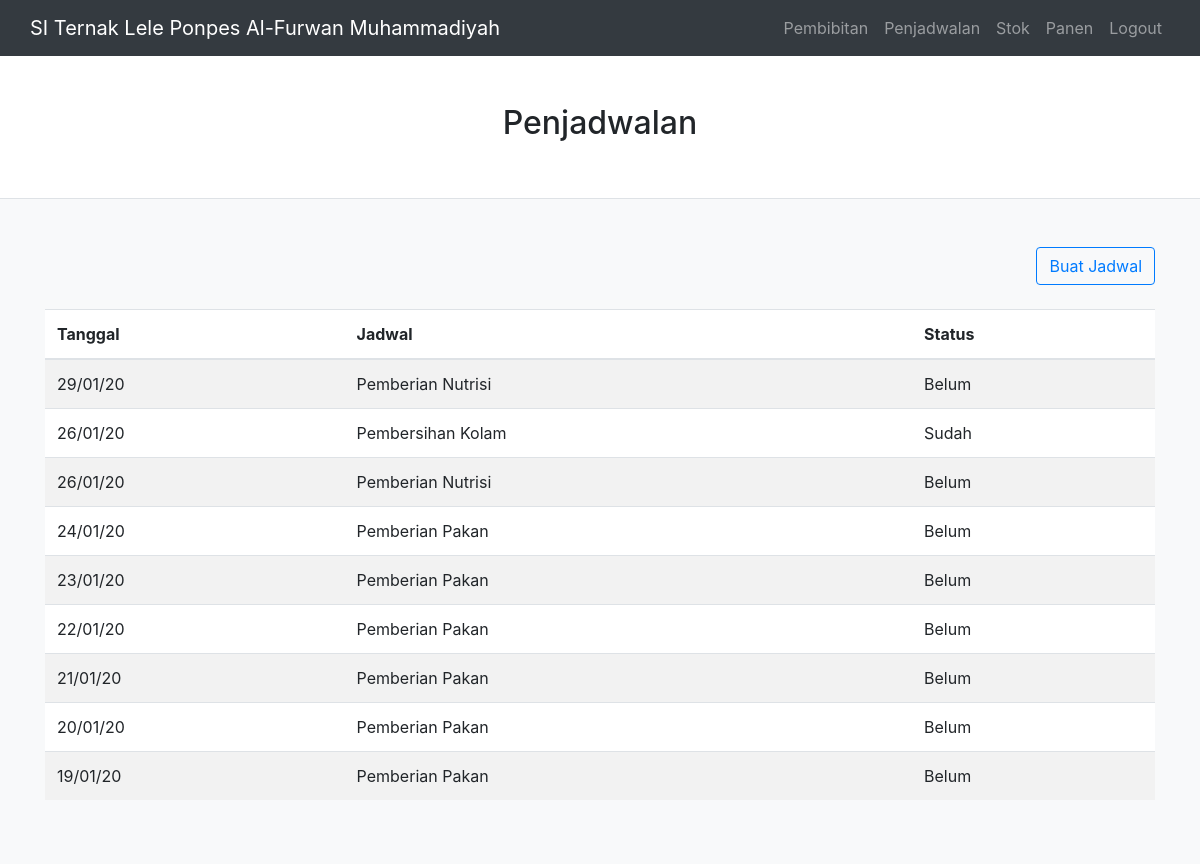
Screenshot of /public/admin_penjadwalan (signed in) with the database file from the repository.
### tables this page shows
CREATE TABLE `jadwal` (
  `id_jadwal` int(11) NOT NULL,
  `tanggal_jadwal` date NOT NULL,
  `tipe_jadwal` enum('Pemberian Pakan','Pemberian Nutrisi','Pembersihan Kolam') NOT NULL,
  `status` enum('Sudah','Belum') NOT NULL
);

### app/core/Controller.php (called while the page is built, shortened)
<?php
class Controller
{
	public function view($view,$data=[])
	{
		require_once '../app/views/' . $view.'.php';
	}
	public function model($model)
	{
		return new $model;
	}
}

### app/controllers/Admin_Penjadwalan.php (called while the page is built, shortened)
<?php
class Admin_Penjadwalan extends Controller
{
    public function index()
    {
        $data['judul'] = 'Penjadwalan Admin';
        $data['jadwal'] = $this->model('Penjadwalan_model')->getJadwal();
        $this->view('templates/header_admin', $data);
        $this->view('penjadwalan/admin', $data);
        $this->view('templates/footer');
    }
}

### app/core/App.php (called while the page is built, shortened)
<?php
class App
{
	protected $method = 'index';
	protected $params = [];
	public function __construct()
	{
		$this->controller = new $this->controller;
		call_user_func_array([$this->controller, $this->method], $this->params);
	}
}

### public/index.php (called while the page is built, shortened)
<?php
$app=new App;

### app/core/Database.php (called while the page is built, shortened)
<?php
class Database{
	private $host=DB_HOST;
	private $user=DB_USER;
	private $pass=DB_PASS;
	private $db_name=DB_NAME;
	private $dbh;
	private $stmt;
	public function __construct()
	{
		$dsn='mysql:host='.$this->host.';dbname='.$this->db_name;
		$option=[
			PDO::ATTR_PERSISTENT=>
			true,
			PDO::ATTR_ERRMODE=>PDO::ERRMODE_EXCEPTION
		];
		try {
			$this->dbh=new PDO($dsn,$this->user,$this->pass,$option);
		} catch(PDOException $e)
		{
			die($e->getMessage());
		}
	}
	public function query($query)
	{
		$this->stmt=$this->dbh->prepare($query);
	}
	public function execute()
	{
		$this->stmt->execute();
	}
	public function resultSet()
	{
		$this->execute();
		return $this->stmt->fetchAll(PDO::FETCH_ASSOC);
	}
}

### app/models/Penjadwalan_model.php (called while the page is built, shortened)
<?php
class Penjadwalan_model
{
    private $db;
    public function __construct()
    {
        $this->db = new Database;
    }
    public function getJadwal()
    {
        $this->db->query('SELECT * FROM jadwal ORDER BY tanggal_jadwal DESC');
        return $this->db->resultSet();
    }
}

### app/views/penjadwalan/admin.php (the view, shortened to what this page needs)
<section class="border-bottom">
    <div class="container">
        <div class="py-5 text-center">
            <h2>Penjadwalan</h2>
        </div>
    </div>
</section>
<div class="py-5 bg-light" id="nav-profile" role="tabpanel" aria-labelledby="nav-profile-tab">
    <div class="container">
        <div class="row mb-4">
            <div class="col-sm-10">
            </div>
            <div class="col-sm-2 text-right">
                <button type="button" class="btn btn-outline-primary ml-auto" data-toggle="modal" data-target="#jadwal">
                    Buat Jadwal
                </button>
            </div>
        </div>
        <div class="row">
            <div class="col-md-12">
                <table class="table table-striped table-hover bg-white">
                    <thead>
                        <tr>
                            <th scope="col">Tanggal</th>
                            <th scope="col">Jadwal</th>
                            <th scope="col">Status</th>
                        </tr>
                    </thead>
                    <tbody>
                        <?php
                        foreach ($data['jadwal'] as $jadwal) : ?>
                            <tr>
                                <td><?= date('d/m/y', strtotime($jadwal['tanggal_jadwal'])) ?></td>
                                <td><?= $jadwal['tipe_jadwal'] ?></td>
                                <td><?= $jadwal['status'] ?></td>
                            </tr>
                        <?php endforeach; ?>
                    </tbody>
                </table>
            </div>
        </div>
    </div>
</div>

### app/views/templates/header_admin.php (shortened to what this page needs)
<!DOCTYPE html>
<html>
<head>
	<link rel="stylesheet" href="<?= BASEURL; ?>/css/bootstrap.css">
</head>
<body>
	<nav class="navbar navbar-expand navbar-dark bg-dark box-shadow">
		<div class="container">
			<a class="navbar-brand" href="<?= BASEURL; ?>">SI Ternak Lele Ponpes Al-Furwan Muhammadiyah</a>
			<div class="collapse navbar-collapse " id="navbarNavAltMarkup">
				<div class="navbar-nav ml-auto">
					<a class="nav-item nav-link " href="<?= BASEURL . '/admin_pembibitan' ?>">
						Pembibitan </a>
					<a class="nav-item nav-link " href="<?= BASEURL . '/admin_penjadwalan' ?>">
						Penjadwalan </a>
					<a class="nav-item nav-link " href="<?= BASEURL . '/admin_stok' ?>">
						Stok </a>
					<a class="nav-item nav-link " href="<?= BASEURL . '/admin_panen' ?>">
						Panen </a>
					<a class="nav-item nav-link " href="<?= BASEURL . '/login/end' ?>">
						Logout </a>
				</div>
			</div>
		</div>
	</nav>

### app/views/templates/footer.php (shortened to what this page needs)
</body>
</html>

### rows the page displays
jadwal: tanggal_jadwal "29/01/20", tipe_jadwal "Pemberian Nutrisi", status "Belum"
jadwal: tanggal_jadwal "26/01/20", tipe_jadwal "Pembersihan Kolam", status "Sudah"
jadwal: tanggal_jadwal "26/01/20", tipe_jadwal "Pemberian Nutrisi", status "Belum"
jadwal: tanggal_jadwal "24/01/20", tipe_jadwal "Pemberian Pakan", status "Belum"
jadwal: tanggal_jadwal "23/01/20", tipe_jadwal "Pemberian Pakan", status "Belum"
jadwal: tanggal_jadwal "22/01/20", tipe_jadwal "Pemberian Pakan", status "Belum"
jadwal: tanggal_jadwal "21/01/20", tipe_jadwal "Pemberian Pakan", status "Belum"
jadwal: tanggal_jadwal "20/01/20", tipe_jadwal "Pemberian Pakan", status "Belum"
jadwal: tanggal_jadwal "19/01/20", tipe_jadwal "Pemberian Pakan", status "Belum"
